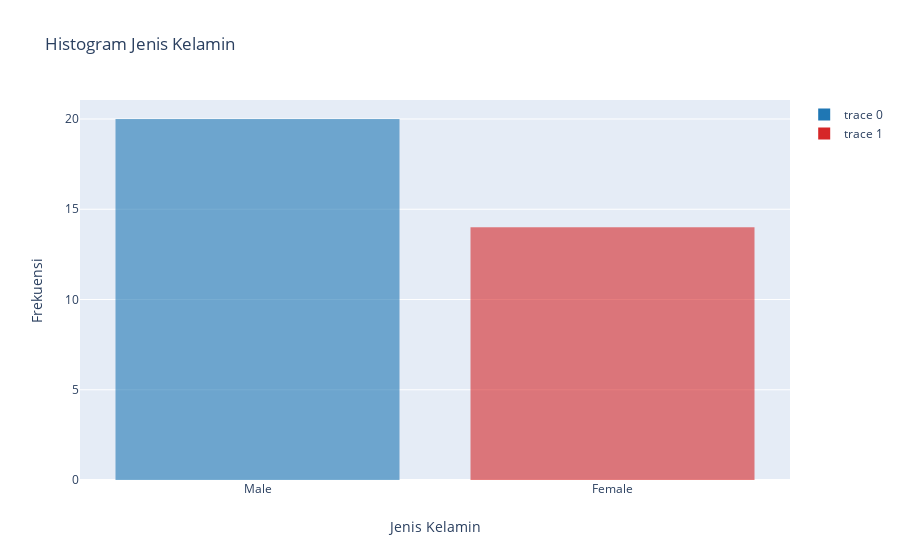

Source (notebook cell):
### Code cell
trace1 = go.Histogram(
    x = df.query('jenis_kelamin=="Male"')['jenis_kelamin'],
     marker = dict(color='#1f77b4', opacity=0.6)
)
trace2 = go.Histogram(
    x = df.query('jenis_kelamin=="Female"')['jenis_kelamin'],
     marker = dict(color='#d62728', opacity=0.6)
)

data = [trace1, trace2]
layout = go.Layout(title="Histogram Jenis Kelamin",
                   xaxis=dict(title='Jenis Kelamin'),
                   yaxis=dict(title='Frekuensi'),
#                   margin=dict(l=0), 
#                   width=500, 
#                   height=400
                  )
fig = go.Figure(data=data, layout=layout)
iplot(fig, filename='jenis-kelamin')

### Figure 1 — Plotly figure (JSON) as saved in the notebook; plotly's stock layout.template omitted (floating-point values rounded to 4 significant figures)
{"data": [{"marker": {"color": "#1f77b4", "opacity": 0.6}, "type": "histogram", "x": ["Male", "Male", "Male", "Male", "Male", "Male", "Male", "Male", "Male", "Male", "Male", "Male", "Male", "Male", "Male", "Male", "Male", "Male", "Male", "Male"]}, {"marker": {"color": "#d62728", "opacity": 0.6}, "type": "histogram", "x": ["Female", "Female", "Female", "Female", "Female", "Female", "Female", "Female", "Female", "Female", "Female", "Female", "Female", "Female"]}], "layout": {"title": {"text": "Histogram Jenis Kelamin"}, "xaxis": {"title": {"text": "Jenis Kelamin"}}, "yaxis": {"title": {"text": "Frekuensi"}}}}
